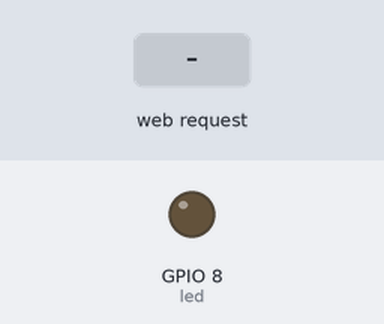
Bench run of a sketch on a simulated ESP32-S3. On the bench: output pins drawn as LEDs (lit = HIGH). The test bench sets the inputs (shaded band). WiFi joins after 1.5 s; servers stay silent unless stated; what the sketch prints to the serial monitor is not drawn.

Above: at 2.7 s.
2.8 s: HTTP request GET /12/on received
4.3 s: HTTP request GET /12/on received
At 5.2 s:
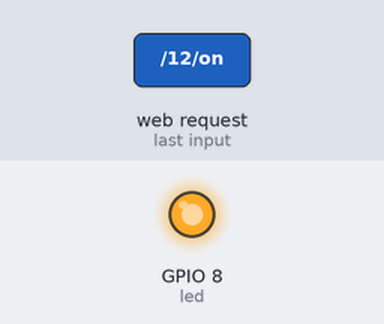
5.8 s: HTTP request GET /12/off received
Timing chart, 0 to 8.8 s (numbered marks = the images above; inputs shaded):
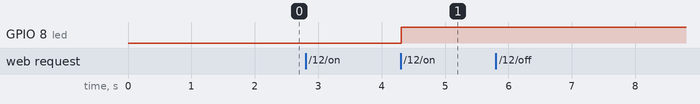

Measured:
- after the input at 2.8 s, every drawn part: stays the same
- after the input at 4.3 s, GPIO 8 (led): LOW → HIGH at once
- after the input at 5.8 s, every drawn part: stays the same

The sketch:

Test_WebServer.ino
```cpp
#include <WiFi.h>

const char* ssid = "netis";
const char* password = "Cntgfy40";

WiFiServer server(80);
String header;

int led = 8;
int led_state = 1;

unsigned long currentTime = millis();
unsigned long previousTime = 0;
const long timeoutTime = 10000;

void setup() {
  // put your setup code here, to run once:
  Serial.begin(115200);

  pinMode(led, OUTPUT);
  digitalWrite(led, LOW);

  Serial.print("Connecting to ");
  Serial.println(ssid);
  WiFi.begin(ssid, password);
  while (WiFi.status() != WL_CONNECTED) {
    delay(500);
    Serial.print(".");
  }
  // Print local IP address and start web server
  Serial.println("");
  Serial.println("WiFi connected.");
  Serial.println("IP address: ");
  Serial.println(WiFi.localIP());
  server.begin();
}

void loop() {
  // put your main code here, to run repeatedly:
  WiFiClient client = server.available();
  if (client) {
    currentTime = millis();
    previousTime = currentTime;
    Serial.println("New Client.");          // print a message out in the serial port
    String currentLine = "";
    while (client.connected() && currentTime - previousTime <= timeoutTime) {
      currentTime = millis();
      if (client.available()) {             // if there's bytes to read from the client,
        char c = client.read();             // read a byte, then
        Serial.write(c);                    // print it out the serial monitor
        header += c;
        if (c == '\n') {
          if (currentLine.length() == 0) {
            client.println("HTTP/1.1 200 OK");
            client.println("Content-type:text/html");
            client.println("Connection: close");
            client.println();
            if (header.indexOf("GET /12/on") >= 0) {
              Serial.println("GPIO 12 on");
              if (led_state == 1){
                digitalWrite(led, LOW);
                led_state *= -1;
              } else {
                digitalWrite(led, HIGH);
                led_state *= -1;
              }
              // output12State = "on";
              // digitalWrite(output12, HIGH);
            } else if (header.indexOf("GET /12/off") >= 0) {
              Serial.println("GPIO 12 off");
              // output12State = "off";
              // digitalWrite(output12, LOW);
            }
            client.println("<!DOCTYPE html><html>");
            client.println("<head><meta name=\"viewport\" content=\"width=device-width, initial-scale=1\">");
            client.println("<link rel=\"icon\" href=\"data:,\">");
            // CSS to style the on/off buttons
            // Feel free to change the background-color and font-size attributes to fit your preferences
            client.println("<style>html { font-family: Helvetica; display: inline-block; margin: 0px auto; text-align: center;}");
            client.println(".button { background-color: #4CAF50; border: none; color: white; padding: 16px 40px;");
            client.println("text-decoration: none; font-size: 30px; margin: 2px; cursor: pointer;}");
            client.println(".button2 {background-color: #555555;}</style></head>");

            client.println("<body><h1>ESP32 Web Server</h1>");
            client.println("<p>GPIO 12 - State " + String("SapSan") + "</p>");
            client.println("<p><a href=\"/12/on\"><button class=\"button\">LED1213</button></a></p>");
            // if (output12State=="off") {
            //   client.println("<p><a href=\"/12/on\"><button class=\"button\">ON</button></a></p>");
            // } else {
            //   client.println("<p><a href=\"/12/off\"><button class=\"button button2\">OFF</button></a></p>");
            // }
            client.println("</body></html>");
            client.println("");
            break;
            } else { // if you got a newline, then clear currentLine
            currentLine = "";
          }
        } else if (c != '\r') {  // if you got anything else but a carriage return character,
          currentLine += c;      // add it to the end of the currentLine
        }
      }
    }
    // Clear the header variable
    header = "";
    // Close the connection
    client.stop();
    Serial.println("Client disconnected.");
    Serial.println("");
  }
}
```
